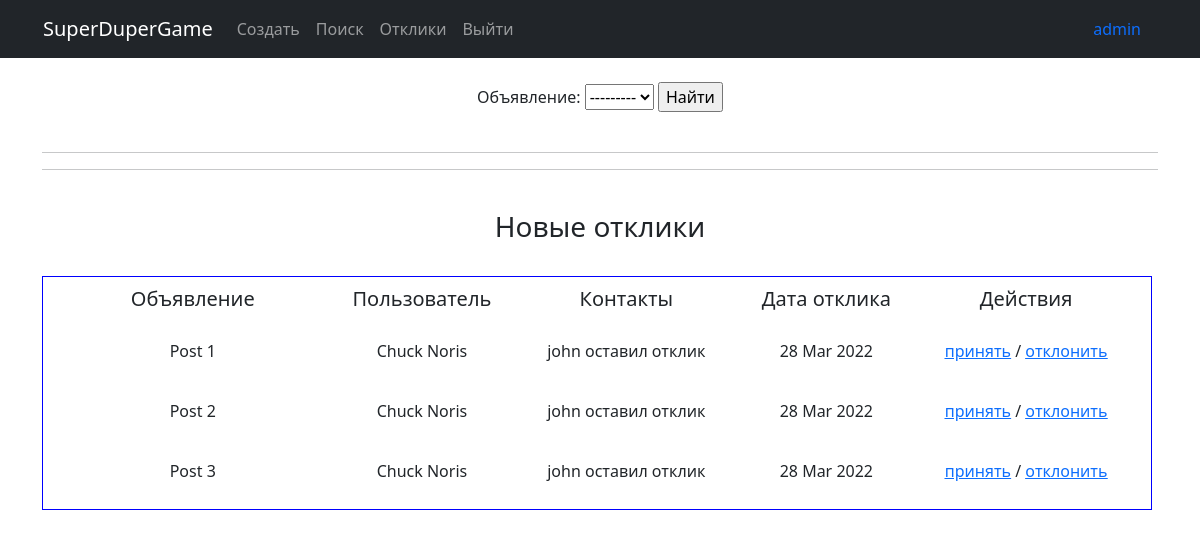
The page /response/ (signed in) on the database its author committed.
### main/models.py (models this page shows, shortened)
class Response(models.Model):
    note = models.ForeignKey(Note, on_delete=models.CASCADE, verbose_name='Объявление')
    user_response = models.ForeignKey(User, on_delete=models.CASCADE, verbose_name='Автор отклика')
    content = models.TextField(verbose_name='Контент отклика')
    datetime = models.DateTimeField(auto_now_add=True, verbose_name='Дата отклика')
    status_del = models.BooleanField(default=False, verbose_name='Статус отклика - отклонен')
    status_add = models.BooleanField(default=False, verbose_name='Статус отклика - принят')

class Note(models.Model):
    title = models.CharField(max_length=128, verbose_name='Название')
    content = RichTextUploadingField(verbose_name='Контент')
    datetime = models.DateTimeField(auto_now_add=True, verbose_name='Дата создания')
    user = models.ForeignKey(User, blank=True, null=True, on_delete=models.CASCADE, verbose_name='Пользователь')
    category = models.ForeignKey(Category, on_delete=models.CASCADE, verbose_name='Категория')
    def __str__(self):
        return f'{self.title}'

### main/views.py (the view)
# urls.py: path('response/', ProtectResponseList.as_view(), name='response'),
class ProtectResponseList(LoginRequiredMixin, ResponseList):
    permission_required = ('response',)

### main/views.py (called while the page is built)
    def get_queryset(self, **kwargs):
        user_id = self.request.user.id
        return Response.objects.filter(note__user=user_id).filter(status_del=False).filter(status_add=False)

    def get_context_data(self, **kwargs):
        context = super().get_context_data(**kwargs)
        user_id = self.request.user.id
        context['filter'] = ResponseFilter(self.request.GET, queryset=self.get_queryset())
        context['new_response'] = Response.objects. \
            filter(note__user=user_id).filter(status_del=False).filter(status_add=False)
        context['del_response'] = Response.objects.filter(note__user=user_id).filter(status_del=True)
        context['add_response'] = Response.objects.filter(note__user=user_id).filter(status_add=True)
        return context

### templates/user_response.html (shortened to what this page needs)
{% extends 'static/default.html' %}
{% block content %}
<br>
<form method="GET">
    {{ filter.form }}
    <input type="submit" value="Найти">
</form><br>
<hr>
<hr>
{% if new_response %}
<br><h3>Новые отклики</h3><br>
<table cellspacing="5" cellpadding="10" border="1"
       style=" border-spacing : 10px; border-color : blue; border-style: solid;" bgcolor="FFFFFF">
    <tr>
        <td width="300"><h5>Объявление</h5></td>
        <td width="100"><h5>Пользователь</h5></td>
        <td width="250"><h5>Контакты</h5></td>
        <td width="150"><h5>Дата отклика</h5></td>
        <td width="250"><h5>Действия</h5></td>
    </tr>
    {% for response in filter.qs %}
    <tr>
        <td><p align="center">{{ response.note }}</p></td>
        <td><p align="center">{{ response.user_response.first_name }} {{ response.user_response.last_name }}</p></td>
        <td><p align="center">{{ response.content }}</p></td>
        <td><p align="center">{{ response.datetime | date:"d M Y" }}</p></td>
        <td><p align="center"><a href="{% url 'accept' response.id %}"><u>принять</u></a> / <a href="{% url 'remove' response.id %}"><u>отклонить</u></a></p></td>
    </tr>
    {% endfor %}
</table><br>
{% endif %}
{% endblock content %}

### templates/static/default.html (shortened to what this page needs)
<!DOCTYPE html>
<html lang="en">
{% load static %}
<head>
    <link href="{% static 'styles.css' %}" rel="stylesheet"/>
</head>
<body>
<nav class="navbar navbar-expand-lg navbar-dark bg-dark static-top">
    <div class="container">
        <table>
            <tr>
                <td width="800">
                    <div class="collapse navbar-collapse" id="navbarResponsive">
                        <ul class="navbar-nav ml-auto">
                            <a class="navbar-brand" href="{% url 'main' %}">SuperDuperGame </a>
                            {% if request.user.username %}
                            <li class="nav-item"><a class="nav-link" href="{% url 'create' %}">Создать</a></li>
                            {% endif %}
                            <li class="nav-item"><a class="nav-link" href="{% url 'search' %}">Поиск</a></li>
                            {% if request.user.username %}
                            <li class="nav-item"><a class="nav-link" href="{% url 'response' %}">Отклики</a></li>
                            {% endif %}
                            {% if request.user.username %}
                            <li class="nav-item"><a class="nav-link" href="{% url 'logout' %}">Выйти</a></li>
                            {% endif %}
                        </ul>
                    </div>
                </td>
                <td width="400" align="right" valign="bottom">
                    <a class="nav-link" href="{% url 'profile' %}">{{request.user.username}}</a>
                </td>
            </tr>
        </table>
    </div>
</nav>
<div class="container">
    <div class="row">
        <div class="col-lg-12 text-center">
            {% block content %} {% endblock content %}
        </div>
    </div>
</div>
</body>
</html>

### rows shown on the page
Response: note "Post 1", user_response.first_name "Chuck", user_response.last_name "Noris", content "john оставил отклик", datetime "28 Mar 2022"
Response: note "Post 2", user_response.first_name "Chuck", user_response.last_name "Noris", content "john оставил отклик", datetime "28 Mar 2022"
Response: note "Post 3", user_response.first_name "Chuck", user_response.last_name "Noris", content "john оставил отклик", datetime "28 Mar 2022"

### other values the page prints
{{ request.user.username }} "admin"
